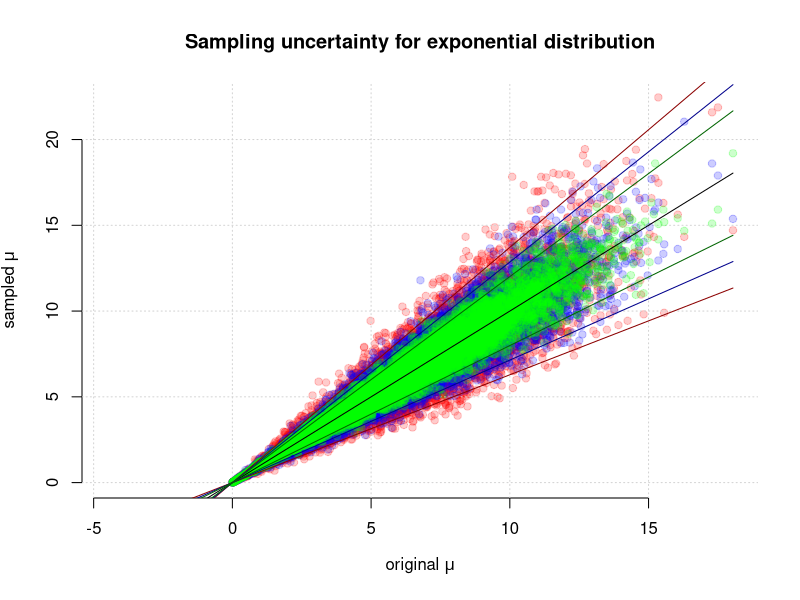

Here is the R script that generated this plot:
# Rasmus Benestad (Athens, 26.09.2014)
# A script meant to test the intrinsic sampling uncertainty associated
# with the mean for a variable that is exponentially distributed through
# a set of Monte-Carlo simulations.
# The implications are that the value for mu estimated from observations
# are associated with an irreducable errorbar that is a function of the
# wet-day frequency.
N <- 10000
x <- 6+3*rnorm(N)
dim(x) <- c(N,1)

emu <- function(mu,n=100) {
  y <- mean(rexp(n,rate=1/mu))
  y
}

y30 <- apply(x,1,emu,n=30)    # 30 rainy days per year
y50 <- apply(x,1,emu,n=50)    # 50 rainy days per year
y100 <- apply(x,1,emu,n=100)  # 100 rainy days per year (f ~ 0.27)

par(bty='n')
plot(x,y30,pch=19,col=rgb(1,0,0,0.2),
     main='Sampling uncertainty for exponential distribution',
     xlab=expression(paste('original ',mu)),
     ylab=expression(paste('sampled ',mu)))
grid()

points(x,y50,pch=19,col=rgb(0,0,1,0.2))
points(x,y100,pch=19,col=rgb(0,1,0,0.2))

lines(range(x),range(x))
# Confidence: make use of the property that var = mean^2
# standard error: +- 2 sigma/sqrt(N-1)
lines(range(x),range(x)*(1+2/sqrt(29)),col='darkred')
lines(range(x),range(x)*(1-2/sqrt(29)),col='darkred')
lines(range(x),range(x)*(1+2/sqrt(49)),col='darkblue')
lines(range(x),range(x)*(1-2/sqrt(49)),col='darkblue')
lines(range(x),range(x)*(1+2/sqrt(99)),col='darkgreen')
lines(range(x),range(x)*(1-2/sqrt(99)),col='darkgreen')


